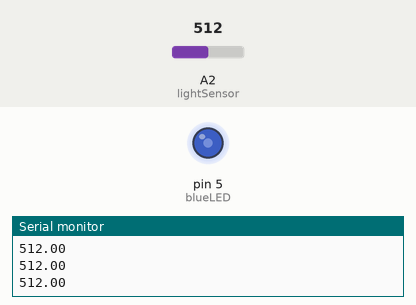
Recording of a sketch running on a simulated Arduino Uno, built with avr-gcc and run on an emulated ATmega328P. On the bench: output pins drawn as LEDs (lit = HIGH), the last lines printed to the serial monitor. Inputs (shaded band) come from the test bench; at power-on: A2 (lightSensor) = 512.

Above: at 1.2 s.
1.3 s: A2 (lightSensor) set to 716
At 1.6 s:
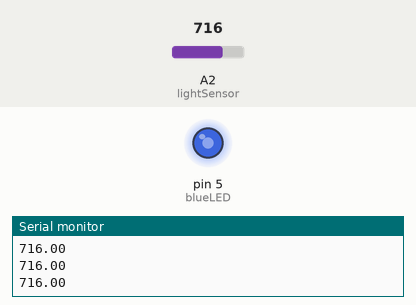
2.8 s: A2 (lightSensor) set to 900
At 3.6 s:
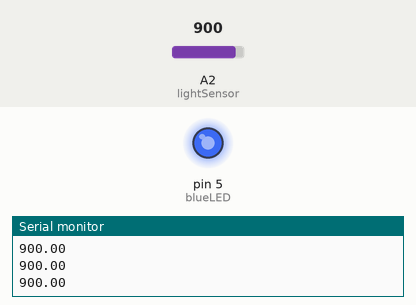
4.3 s: A2 (lightSensor) set to 987
At 4.9 s:
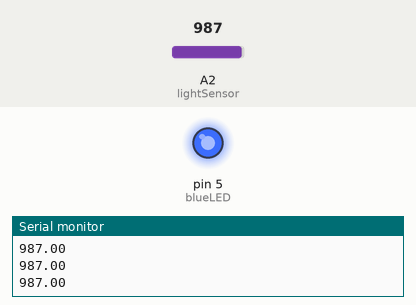
5.8 s: A2 (lightSensor) set to 1004
At 6.8 s:
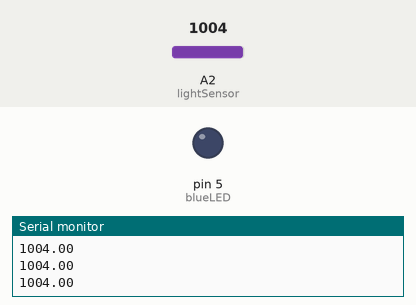
7.3 s: A2 (lightSensor) set to 1023
At 8.2 s:
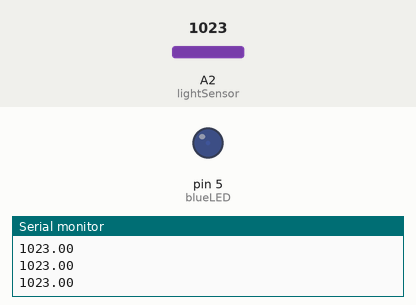
8.8 s: A2 (lightSensor) set to 511
At 10.2 s:
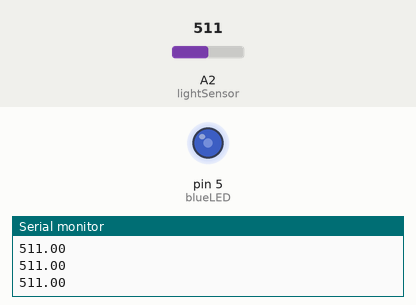
Timing chart, 0 to 11.3 s (numbered marks = the images above; inputs shaded):
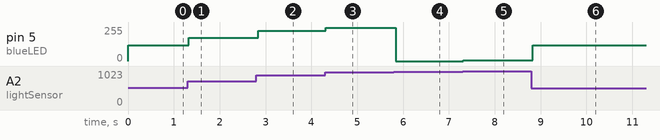

Measured:
- the behaviour switches between 1003 and 1004 on A2 (lightSensor) (found by bisection; images 3 and 4)
- after the input at 1.3 s, pin 5 (blueLED): 120/255 → 176/255 at once
- after the input at 2.8 s, pin 5 (blueLED): 176/255 → 227/255 at once
- after the input at 4.3 s, pin 5 (blueLED): 227/255 → 251/255 at once
- after the input at 5.8 s, pin 5 (blueLED): 251/255 → 0/255 at once
- after the input at 7.3 s, pin 5 (blueLED): 0/255 → 5/255 at once
- after the input at 8.8 s, pin 5 (blueLED): 5/255 → 120/255 at once

The sketch:

lightsensor_and_led.ino
```cpp
// Have LED dim/brighten based on input from light sensor
// NOTE: Must use DWM-capable digital pin in order to "fade" the LED
//

const int lightSensor = 2;   // A2 - Analog input
const int blueLED = 5;       // D5 - PWM output

void setup() {
  Serial.begin(9600);
  pinMode(blueLED, OUTPUT);
}

void loop() {
  float rawLightLevel = analogRead(lightSensor);
  Serial.println(rawLightLevel);

  // Convert 75-1000 range (of light sensor output) to 0-255 because analogWrite() only allows 0-255
  float lightLevel = map( analogRead(lightSensor),75,1000,0,255);

  // brighten/dim LED equivalent to reading from lightSensor
  analogWrite(blueLED,lightLevel);


  delay(50);
}
```
